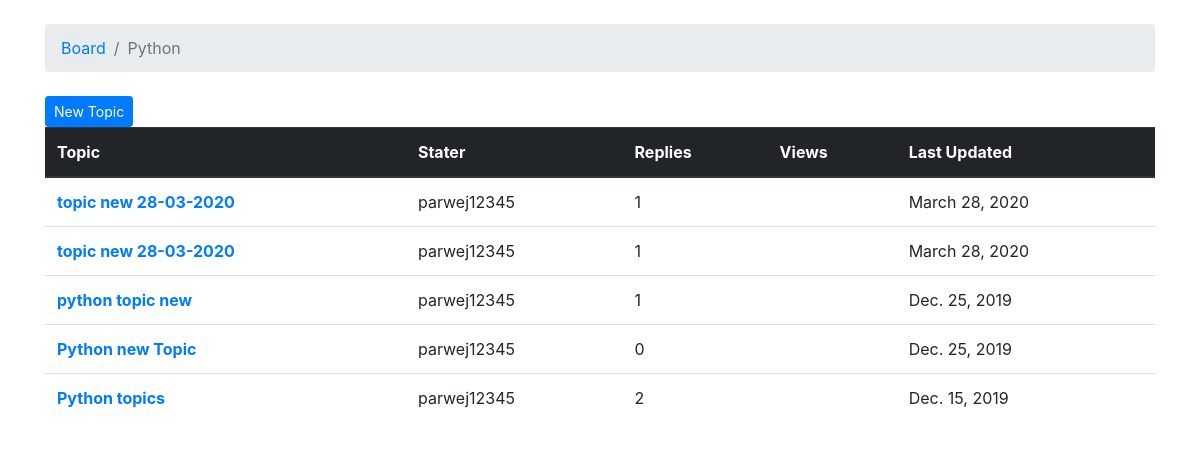
The page /2/topics/ on the database its author committed.
### BoardApp/models.py (models this page shows, shortened)
class Board(models.Model) :
    name = models.CharField(max_length=50, unique=True, null=True)
    description = models.CharField(max_length=100)

class Topic(models.Model) :
    topic_subject = models.CharField(max_length=100, blank=True)
    last_update = models.DateTimeField(auto_now_add=True)
    topic_stater = models.ForeignKey(User, related_name='topics', related_query_name='topic', on_delete=models.CASCADE)
    board = models.ForeignKey(Board, related_name='topics', related_query_name='topic', on_delete=models.CASCADE)

### BoardApp/views.py (the view)
# urls.py: url(r'^(?P<pk>\d+)/topics/$', board_topics , name="board_topics"),
def board_topics(request, pk):
    board = get_object_or_404(Board, pk=pk)
    topics = board.topics.order_by('-last_update').annotate(replies=Count('post'))
    return render(request, 'Topic.html', {'board': board, 'topics': topics})

### BoardApp/templates/BoardApp/Topic.html
{% extends 'base.html' %}
{% block body %}
    <ol class="breadcrumb my-4">
        <li class="breadcrumb-item active"><a href="{% url 'board_index' %}">Board </a></li>
        <li class="breadcrumb-item active">{{ board.name }} </li>
    </ol>
    <div class="mt-3">
        <a href="{% url 'new_topic' board.pk %}" class="btn btn-primary btn-sm" role="button">New Topic</a>
    </div>
    <table class="table">
        <thead class="thead-dark">
        <tr>
            <th scope="col">Topic</th>
            <th scope="col">Stater</th>
            <th scope="col">Replies</th>
            <th scope="col">Views</th>
            <th scope="col">Last Updated</th>
        </tr>
        </thead>
        <tbody>
        {% for topic in topics %}
            <tr>
                <th scope="row"> <a href="{% url 'topic_posts' topic.pk %}">{{ topic.topic_subject}}  </a> </th>
                <td>  {{ topic.topic_stater }} </td>
                <td>{{ topic.replies }}</td>
                <td>{{ board.topic_count }}</td>
                <td>{{ topic.last_update|date}}</td>
            </tr>
        {% endfor %}
{%  endblock %}

### templates/base.html (shortened to what this page needs)
{% load static %}
<!doctype html>
<html lang="en">
<head>
    <link rel="stylesheet" href="{% static 'css/bootstrap.min.css' %}">
</head>
<body>
<div class="container">
    {% block body %}
    {% endblock %}
</div>
</body>
</html>

### rows shown on the page
Board: name "Python"
Topic: topic_subject "topic new 28-03-2020", topic_stater "parwej12345", replies "1", last_update "March 28, 2020"
Topic: topic_subject "topic new 28-03-2020", topic_stater "parwej12345", replies "1", last_update "March 28, 2020"
Topic: topic_subject "python topic new", topic_stater "parwej12345", replies "1", last_update "Dec. 25, 2019"
Topic: topic_subject "Python new Topic", topic_stater "parwej12345", replies "0", last_update "Dec. 25, 2019"
Topic: topic_subject "Python topics", topic_stater "parwej12345", replies "2", last_update "Dec. 15, 2019"
